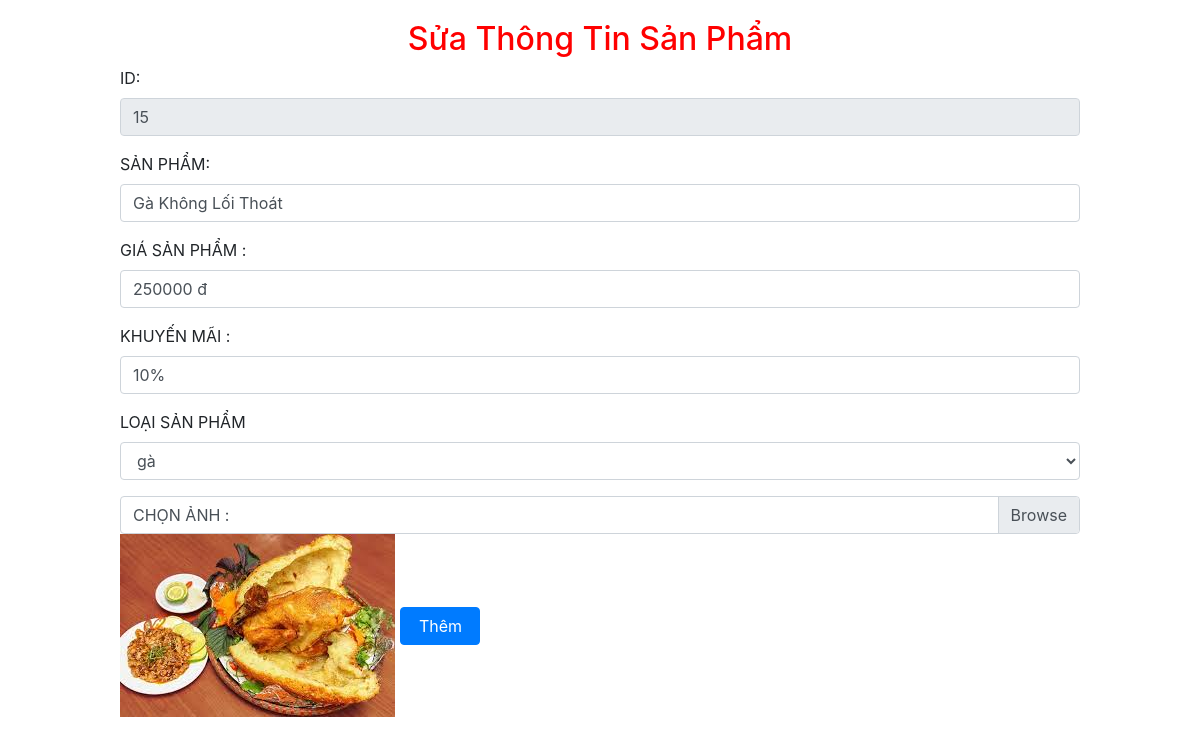
Screenshot of /php/edit_manage_product.php?id=15 (signed in) with the database file from the repository.
### tables this page shows
CREATE TABLE `sp` (
  `id_sp` int(11) NOT NULL,
  `ten_sp` varchar(50) NOT NULL,
  `gia_sp` float NOT NULL,
  `khuyenmai_sp` float NOT NULL,
  `img_sp` text NOT NULL,
  `loai_sp` varchar(50) NOT NULL
);

### php/edit_manage_product.php (the view, shortened to what this page needs)
<?php
    require("connect.php");
    $id =$_GET['id'];
    $sql = "SELECT * FROM sp WHERE id_sp= $id";
    $result = mysqli_query($conn,$sql);
    if($row =mysqli_fetch_array($result)){
      $id_sp=$row['id_sp'];
      $ten_sp = $row['ten_sp'];
      $gia_sp = $row['gia_sp'];
      $khuyenmai_sp = $row['khuyenmai_sp'];
      $file = $row['img_sp'];
    }
?>
<!DOCTYPE html>
<html lang="en">
<head>
  <?php  require("../css/style.php")?>
  <link rel="stylesheet" href="../css/style.css">
  <link rel="stylesheet" href="../css/admin.css">
</head>
<body>
<form style="margin:auto;width:80%;padding-top:20px;" action='' method='post'>
        <h2 style="text-align:center; color:red;">Sửa Thông Tin Sản Phẩm</h2>
        <div class="form-group">
            <label for="exampleFormControlInput1">ID:</label>
            <input type="text" class="form-control"   name="id_sp"  readonly value="<?php echo  $id_sp;?>">
        </div>
        <div class="form-group">
            <label for="exampleFormControlInput1">SẢN PHẨM:</label>
            <input type="text" class="form-control"  placeholder="bò nướng cay" name="ten_sp" value="<?php echo  $ten_sp;?>">
        </div>
        <div class="form-group">
            <label for="exampleFormControlInput1">GIÁ SẢN PHẨM :</label>
            <input type="text" class="form-control"  placeholder="300000 đ" name="gia_sp" value="<?php echo  $gia_sp;?> đ">
        </div>
        <div class="form-group">
            <label for="exampleFormControlInput1">KHUYẾN MÃI :</label>
            <input type="khuyenmai_sp" class="form-control"  placeholder="0$" name="khuyenmai_sp" value="<?php echo  $khuyenmai_sp;?>%">
        </div>
        <div class="form-group">
            <label for="exampleFormControlSelect1">LOẠI SẢN PHẨM</label>
            <select class="form-control" name='loai_sp' >
            <option value='1' >gà</option>
            </select>
        </div>
        <div class="custom-file">
        <label class="custom-file-label" >CHỌN ẢNH :</label>
        </div>
        <img id="image-product" src="<?php echo "../image/".$file ?>" alt="your image" />
        <button type="submit" class="btn btn-primary button " style='margin-top:20px;'>Thêm</button>
</body>
</html>

### css/style.css (style rules this page uses)
* { margin: 0; padding: 0; }

### css/admin.css (style rules this page uses)
.button { margin-bottom:20px; padding-right:10px; margin-right:10px; width:80px; }

### css/style.php (style rules this page uses)
body,html { width: 100% !important; margin: 0px !important; padding: 0px !important; overflow-x: hidden !important; }

### rows the page displays
sp: id_sp "15", ten_sp "Gà Không Lối Thoát", gia_sp "250000 đ", khuyenmai_sp "10%", img_sp (picture)
